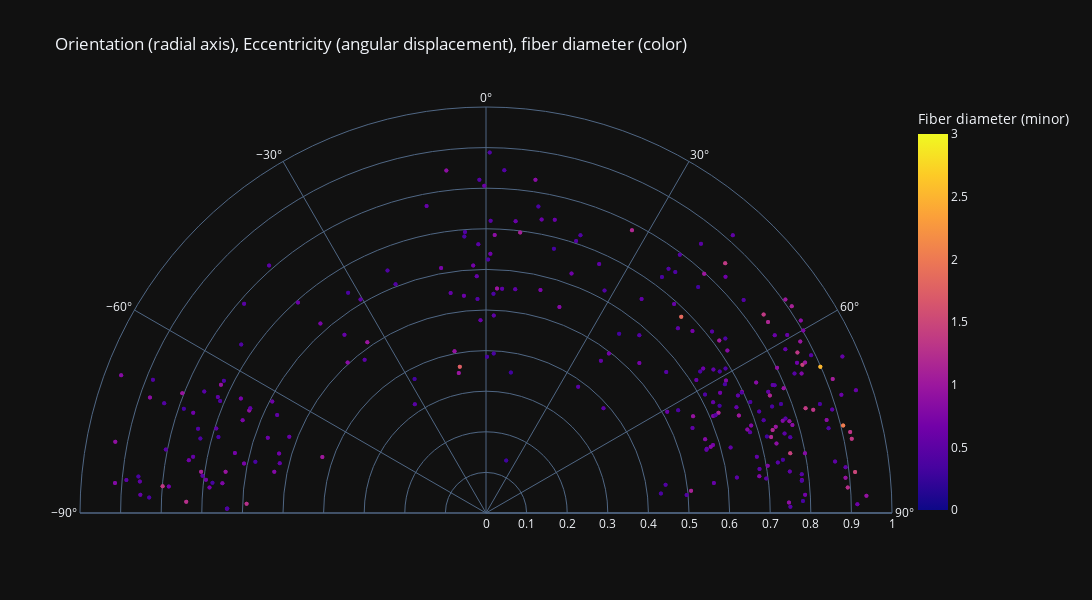

Notebook source saved alongside this figure:
### Code cell
# plot a polar scatterplot. In this scatterplot, direction (theta) is determined by orientation, 
# displacement (r) is determined by eccentricity
# color is determined by the g ratio, but can be switched to e.g. outer area (commented out line)

fig = px.scatter_polar(measurements_all, 
                    r="eccentricity_mean", 
                    theta="orientation_mean_deg", 
                    # color=measurements_all["gratio"],
                    color=measurements_all["inner_axis_minor_length"],
                    template="plotly_dark",
                    range_color=(0,3),
                    range_theta=(0,180),
                    range_r=(0,1),
                    title="Orientation (radial axis), Eccentricity (angular displacement), fiber diameter (color)")
fig.update_layout(width=1200,height=600)
fig.update_traces(marker=dict(size=4))
fig.update_traces(marker=dict(opacity=1))
fig.update_coloraxes(colorbar_title="Fiber diameter (minor)")
# pio.write_image(fig, path_results + "_Orientation_vs_area_filtered.png")
fig.show()

### Figure 1 — Plotly figure (JSON) as saved in the notebook; plotly's stock layout.template omitted (floating-point values rounded to 4 significant figures; data arrays with more than 128 entries replaced by an {"elided": "..."} marker saying what was removed)
{"data": [{"hovertemplate": "eccentricity_mean=%{r}<br>orientation_mean_deg=%{theta}<br>inner_axis_minor_length=%{marker.color}<extra></extra>", "legendgroup": "", "marker": {"color": {"elided": "524 float values"}, "coloraxis": "coloraxis", "opacity": 1, "size": 4, "symbol": "circle"}, "mode": "markers", "name": "", "r": {"elided": "524 float values"}, "showlegend": false, "subplot": "polar", "theta": {"elided": "524 float values"}, "type": "scatterpolar"}], "layout": {"coloraxis": {"cmax": 3, "cmin": 0, "colorbar": {"title": {"text": "Fiber diameter (minor)"}}, "colorscale": [[0, "#0d0887"], [0.1111, "#46039f"], [0.2222, "#7201a8"], [0.3333, "#9c179e"], [0.4444, "#bd3786"], [0.5556, "#d8576b"], [0.6667, "#ed7953"], [0.7778, "#fb9f3a"], [0.8889, "#fdca26"], [1, "#f0f921"]]}, "height": 600, "legend": {"tracegroupgap": 0}, "polar": {"angularaxis": {"direction": "clockwise", "rotation": 90}, "domain": {"x": [0, 1], "y": [0, 1]}, "radialaxis": {"range": [0, 1]}, "sector": [0, 180]}, "title": {"text": "Orientation (radial axis), Eccentricity (angular displacement), fiber diameter (color)"}, "width": 1200}}
